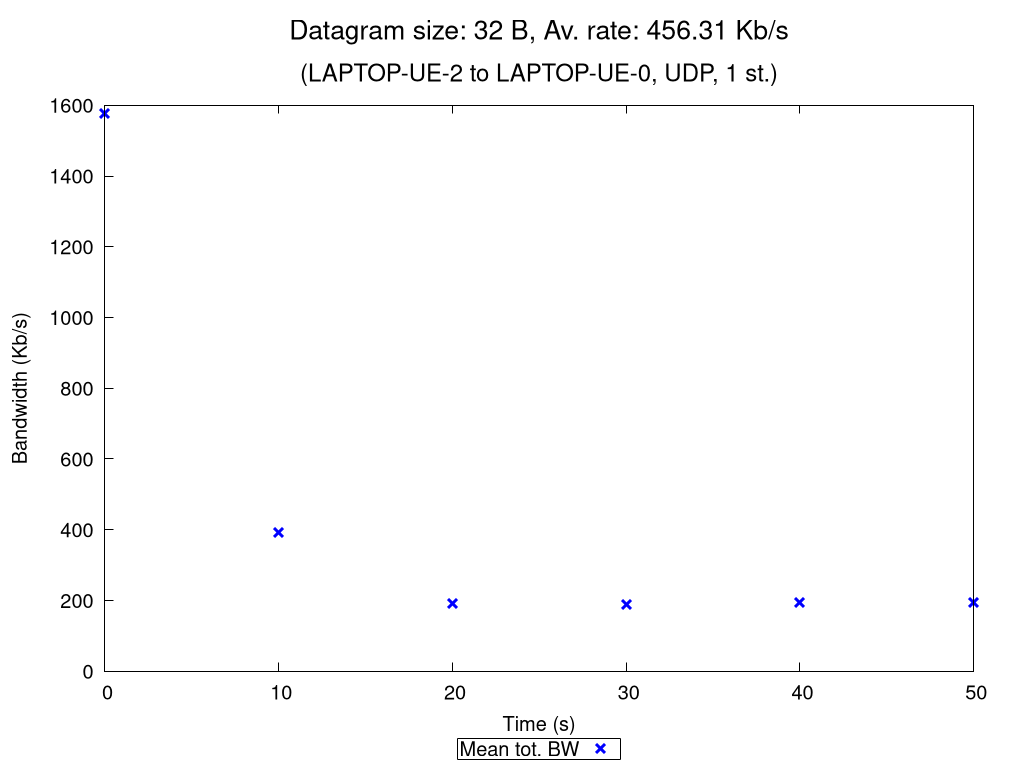

Generate this figure with gnuplot:
set terminal pngcairo nocrop enhanced size 1024,768 font "Verdana,15"
set output "UDP_1_st_2020_10_18_08-18-25_two2one_00032B.png"

set title "{/=20 Datagram size: 32 B, Av. rate: 456.31 Kb/s}\n\n{/=18 (LAPTOP-UE-2 to LAPTOP-UE-0, UDP, 1 st.)}"

set xlabel "Time (s)"
set ylabel "Bandwidth (Kb/s)"
set ytics nomirror
set key bmargin center horizontal box samplen 1 width -1
set bmargin 4.6
set rmargin 4.5

rf = 1000.0  # rate factor
set style fill transparent solid 0.2 noborder
set autoscale xfix
plot "UDP_1_st_2020_10_18_08-18-25_two2one_00032B_iperf_processed.dat" using 1:($2/rf-$3/rf):($2/rf+$3/rf) with filledcurves lc rgb "blue" notitle, \
     "" using 1:($2/rf) with points pt 2 ps 1.5 lw 3 lc rgb "blue" title "Mean tot. BW", \
